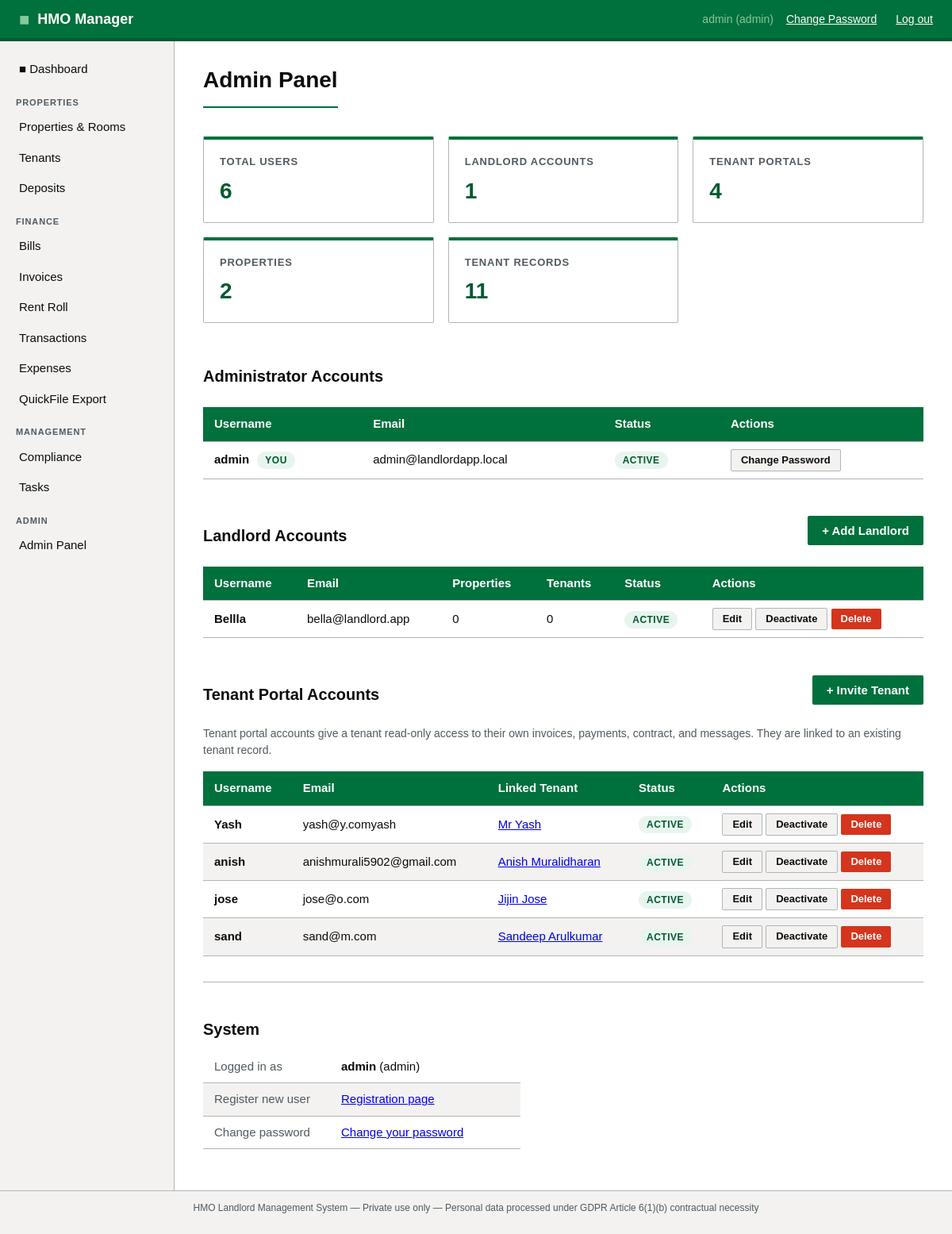
Page /admin/ (signed in) on the committed database.
### app/models.py (models this page shows, shortened)
class User(UserMixin, db.Model):
    __tablename__ = 'users'
    id = db.Column(db.Integer, primary_key=True)
    username = db.Column(db.String(64), unique=True, nullable=False)
    email = db.Column(db.String(120), unique=True, nullable=False)
    password_hash = db.Column(db.String(256), nullable=False)
    role = db.Column(db.String(20), default='landlord')  # admin / landlord / tenant
    is_active = db.Column(db.Boolean, default=True)
    created_at = db.Column(db.DateTime, default=datetime.utcnow)
    properties = db.relationship('Property', backref='owner', lazy='dynamic')
    tenants = db.relationship('Tenant', backref='landlord', lazy='dynamic',
                               foreign_keys='Tenant.user_id')

class Tenant(db.Model):
    __tablename__ = 'tenants'
    id = db.Column(db.Integer, primary_key=True)
    user_id = db.Column(db.Integer, db.ForeignKey('users.id'), nullable=False)
    portal_user_id = db.Column(db.Integer, db.ForeignKey('users.id'), nullable=True)
    first_name = db.Column(db.String(100), nullable=False)
    last_name = db.Column(db.String(100), nullable=False)
    email = db.Column(db.String(120))
    phone = db.Column(db.String(30))
    date_of_birth = db.Column(db.Date)
    nationality = db.Column(db.String(100))
    student_status = db.Column(db.String(20))  # Student / Non-student
    student_id = db.Column(db.String(50))
    university = db.Column(db.String(200))
    course_title = db.Column(db.String(200))
    council_tax_ref = db.Column(db.String(100))
    council_tax_number = db.Column(db.String(100))
    right_to_rent_ref = db.Column(db.String(100))
    home_address = db.Column(db.Text)
    home_country = db.Column(db.String(100))
    invoice_account_number = db.Column(db.String(50))
    is_active = db.Column(db.Boolean, default=True)
    has_left = db.Column(db.Boolean, default=False)
    council_informed_in = db.Column(db.Date)
    council_informed_left = db.Column(db.Date)
    rent_balance = db.Column(db.Numeric(10, 2), default=0.00)
    bill_balance = db.Column(db.Numeric(10, 2), default=0.00)
    gdpr_consent = db.Column(db.Boolean, default=False)
    gdpr_consent_date = db.Column(db.DateTime)
    created_at = db.Column(db.DateTime, default=datetime.utcnow)
    contracts = db.relationship('TenantContract', backref='tenant', lazy='dynamic',
                                 foreign_keys='TenantContract.tenant_id')
    deposits = db.relationship('Deposit', backref='tenant', lazy='dynamic')
    transactions = db.relationship('Transaction', backref='tenant', lazy='dynamic')
    tasks = db.relationship('Task', backref='tenant', lazy='dynamic')
    @property
    def full_name(self):
        return f'{self.first_name} {self.last_name}'

### app/admin/routes.py (the view)
@admin_bp.route('/')
@login_required
@landlord_required
@admin_required
def index():
    users     = User.query.order_by(User.role, User.username).all()
    landlords = [u for u in users if u.role == 'landlord']
    admins    = [u for u in users if u.role == 'admin']
    tenants   = [u for u in users if u.role == 'tenant']
    for u in landlords:
        u.property_count = Property.query.filter_by(user_id=u.id).count()
        u.tenant_count   = Tenant.query.filter_by(user_id=u.id).count()
    for u in tenants:
        u.linked_tenant = Tenant.query.filter_by(portal_user_id=u.id).first()
    stats = {
        'total_users':     len(users),
        'total_landlords': len(landlords),
        'total_admins':    len(admins),
        'total_tenants':   len(tenants),
        'total_properties': Property.query.count(),
        'total_tenants_db': Tenant.query.count(),
    }
    return render_template('admin/index.html',
                           landlords=landlords,
                           admins=admins,
                           tenant_users=tenants,
                           stats=stats)

### app/templates/admin/index.html (shortened to what this page needs)
{% extends "base.html" %}
{% block content %}
<div class="flex-between mb-2">
    <h1>Admin Panel</h1>
</div>
<div class="card-grid" style="margin-bottom:28px;">
    <div class="card">
        <div class="card-title">Total Users</div>
        <div class="card-value">{{ stats.total_users }}</div>
    </div>
    <div class="card">
        <div class="card-title">Landlord Accounts</div>
        <div class="card-value">{{ stats.total_landlords }}</div>
    </div>
    <div class="card">
        <div class="card-title">Tenant Portals</div>
        <div class="card-value">{{ stats.total_tenants }}</div>
    </div>
    <div class="card">
        <div class="card-title">Properties</div>
        <div class="card-value">{{ stats.total_properties }}</div>
    </div>
    <div class="card">
        <div class="card-title">Tenant Records</div>
        <div class="card-value">{{ stats.total_tenants_db }}</div>
    </div>
</div>
<div class="flex-between" style="margin-bottom:12px;">
    <h2>Administrator Accounts</h2>
</div>
<table style="margin-bottom:32px;">
    <thead>
        <tr>
            <th>Username</th>
            <th>Email</th>
            <th>Status</th>
            <th>Actions</th>
        </tr>
    </thead>
    <tbody>
        {% for user in admins %}
        <tr>
            <td><strong>{{ user.username }}</strong>
                {% if user.id == current_user.id %}
                    <span class="badge badge-green" style="margin-left:6px;">
                        You
                    </span>
                {% endif %}
            </td>
            <td>{{ user.email }}</td>
            <td>
                {% if user.is_active %}
                    <span class="badge badge-green">Active</span>
                {% else %}
                    <span class="badge badge-grey">Inactive</span>
                {% endif %}
            </td>
            <td>
                {% if user.id != current_user.id %}
                <a href="{{ url_for('admin.edit_user', user_id=user.id) }}"
                   class="btn btn-secondary btn-sm">Edit</a>
                {% else %}
                <a href="{{ url_for('auth.change_password') }}"
                   class="btn btn-secondary btn-sm">Change Password</a>
                {% endif %}
            </td>
        </tr>
        {% endfor %}
    </tbody>
</table>
<div class="flex-between" style="margin-bottom:12px;">
    <h2>Landlord Accounts</h2>
    <a href="{{ url_for('admin.add_landlord') }}" class="btn btn-primary">
        + Add Landlord
    </a>
</div>
{% if landlords %}
<table style="margin-bottom:32px;">
    <thead>
        <tr>
            <th>Username</th>
            <th>Email</th>
            <th>Properties</th>
            <th>Tenants</th>
            <th>Status</th>
            <th>Actions</th>
        </tr>
    </thead>
    <tbody>
        {% for user in landlords %}
        <tr>
            <td><strong>{{ user.username }}</strong></td>
            <td>{{ user.email }}</td>
            <td>{{ user.property_count }}</td>
            <td>{{ user.tenant_count }}</td>
            <td>
                {% if user.is_active %}
                    <span class="badge badge-green">Active</span>
                {% else %}
                    <span class="badge badge-grey">Inactive</span>
                {% endif %}
            </td>
            <td>
                <a href="{{ url_for('admin.edit_user', user_id=user.id) }}"
                   class="btn btn-secondary btn-sm">Edit</a>
                <form method="POST"
                      action="{{ url_for('admin.toggle_user', user_id=user.id) }}"
                      style="display:inline;">
                    <button type="submit" class="btn btn-secondary btn-sm">
                        {{ 'Deactivate' if user.is_active else 'Activate' }}
                    </button>
                </form>
                <form method="POST"
                      action="{{ url_for('admin.delete_user', user_id=user.id) }}"
                      style="display:inline;"
                      onsubmit="return confirm(
                          'Delete {{ user.username }}? This cannot be undone.');">
                    <button type="submit" class="btn btn-danger btn-sm">Delete</button>
                </form>
            </td>
        </tr>
        {% endfor %}
    </tbody>
</table>
{% endif %}
<div class="flex-between" style="margin-bottom:12px;">
    <h2>Tenant Portal Accounts</h2>
    <a href="{{ url_for('admin.invite_tenant') }}" class="btn btn-primary">
        + Invite Tenant
    </a>
</div>
<p class="text-muted" style="font-size:14px; margin-bottom:16px;">
    Tenant portal accounts give a tenant read-only access to their own
    invoices, payments, contract, and messages.
    They are linked to an existing tenant record.
</p>
{% if tenant_users %}
<table style="margin-bottom:32px;">
    <thead>
        <tr>
            <th>Username</th>
            <th>Email</th>
            <th>Linked Tenant</th>
            <th>Status</th>
            <th>Actions</th>
        </tr>
    </thead>
    <tbody>
        {% for user in tenant_users %}
        <tr>
            <td><strong>{{ user.username }}</strong></td>
            <td>{{ user.email }}</td>
            <td>
                {% if user.linked_tenant %}
                    <a href="{{ url_for('tenants.view',
                               tenant_id=user.linked_tenant.id) }}">
                        {{ user.linked_tenant.full_name }}
                    </a>
                {% else %}
                    <span class="badge badge-red">Unlinked</span>
                {% endif %}
            </td>
            <td>
                {% if user.is_active %}
                    <span class="badge badge-green">Active</span>
                {% else %}
                    <span class="badge badge-grey">Inactive</span>
                {% endif %}
            </td>
            <td>
                <a href="{{ url_for('admin.edit_user', user_id=user.id) }}"
                   class="btn btn-secondary btn-sm">Edit</a>
                <form method="POST"
                      action="{{ url_for('admin.toggle_user', user_id=user.id) }}"
                      style="display:inline;">
                    <button type="submit" class="btn btn-secondary btn-sm">
                        {{ 'Deactivate' if user.is_active else 'Activate' }}
                    </button>
                </form>
                <form method="POST"
                      action="{{ url_for('admin.delete_user', user_id=user.id) }}"
                      style="display:inline;"
                      onsubmit="return confirm('Delete this portal account?');">
                    <button type="submit" class="btn btn-danger btn-sm">Delete</button>
                </form>
            </td>
        </tr>
        {% endfor %}
    </tbody>
</table>
{% endif %}
<div style="margin-top:32px; border-top:1px solid var(--border); padding-top:20px;">
    <h2>System</h2>
    <table style="max-width:400px;">
        <tr>
            <td style="color:var(--text-secondary); width:160px;">Logged in as</td>
            <td><strong>{{ current_user.username }}</strong> ({{ current_user.role }})</td>
        </tr>
        <tr>
            <td style="color:var(--text-secondary);">Register new user</td>
            <td>
                <a href="{{ url_for('auth.register') }}">Registration page</a>
            </td>
        </tr>
        <tr>
            <td style="color:var(--text-secondary);">Change password</td>
            <td>
                <a href="{{ url_for('auth.change_password') }}">
                    Change your password
                </a>
            </td>
        </tr>
    </table>
</div>
{% endblock %}

### app/templates/base.html (shortened to what this page needs)
<!DOCTYPE html>
<html lang="en">
<head>
    <link rel="stylesheet" href="{{ url_for('static', filename='css/main.css') }}">
</head>
<body>
<header class="site-header">
    <div class="header-inner">
        <div class="logo">
            <span class="logo-mark">&#9632;</span>
            <span class="logo-text">HMO Manager</span>
        </div>
        {% if current_user.is_authenticated %}
        <nav class="header-nav">
            {% if current_user.role == 'tenant' %}
            <span class="user-info">&#128100; {{ current_user.username }}</span>
            {% else %}
            <span class="user-info">{{ current_user.username }} ({{ current_user.role }})</span>
            {% endif %}
            <a href="{{ url_for('auth.change_password') }}" class="btn-link" style="margin-right:8px;">Change Password</a>
            <a href="{{ url_for('auth.logout') }}" class="btn-link">Log out</a>
        </nav>
        {% endif %}
    </div>
</header>
<div class="layout">
    {% if current_user.is_authenticated %}
    <aside class="sidebar">
        <nav class="sidebar-nav">
            <ul>
            {% if current_user.role == 'tenant' %}
                <li><a href="{{ url_for('portal.index') }}" class="nav-link">&#9632; My Home</a></li>
                <li class="nav-section">My Tenancy</li>
                <li><a href="{{ url_for('portal.profile') }}" class="nav-link">My Details</a></li>
                <li><a href="{{ url_for('portal.contracts') }}" class="nav-link">My Contracts</a></li>
                <li class="nav-section">Finance</li>
                <li><a href="{{ url_for('portal.rent_roll') }}" class="nav-link">My Account</a></li>
                <li><a href="{{ url_for('portal.invoices') }}" class="nav-link">My Invoices</a></li>
                <li class="nav-section">Requests</li>
                <li><a href="{{ url_for('portal.tasks') }}" class="nav-link">My Requests</a></li>
                <li><a href="{{ url_for('portal.add_task') }}" class="nav-link">+ New Request</a></li>
            {% else %}
                <li><a href="{{ url_for('dashboard.index') }}" class="nav-link">&#9632; Dashboard</a></li>
                <li class="nav-section">Properties</li>
                <li><a href="{{ url_for('properties.index') }}" class="nav-link">Properties &amp; Rooms</a></li>
                <li><a href="{{ url_for('tenants.index') }}" class="nav-link">Tenants</a></li>
                <li><a href="{{ url_for('deposits.index') }}" class="nav-link">Deposits</a></li>
                <li class="nav-section">Finance</li>
                <li><a href="{{ url_for('bills.index') }}" class="nav-link">Bills</a></li>
                <li><a href="{{ url_for('invoices.index') }}" class="nav-link">Invoices</a></li>
                <li><a href="{{ url_for('invoices.rent_roll') }}" class="nav-link">Rent Roll</a></li>
                <li><a href="{{ url_for('transactions.index') }}" class="nav-link">Transactions</a></li>
                <li><a href="{{ url_for('expenses.index') }}" class="nav-link">Expenses</a></li>
                <li><a href="{{ url_for('reports.index') }}" class="nav-link">QuickFile Export</a></li>
                <li class="nav-section">Management</li>
                <li><a href="{{ url_for('compliance.index') }}" class="nav-link">Compliance</a></li>
                <li><a href="{{ url_for('tasks.index') }}" class="nav-link">Tasks</a></li>
                {% if current_user.role == 'admin' %}
                <li class="nav-section">Admin</li>
                <li><a href="{{ url_for('admin.index') }}" class="nav-link">Admin Panel</a></li>
                {% endif %}
            {% endif %}
            </ul>
        </nav>
    </aside>
    {% endif %}
    <main class="main-content">
        {% block content %}{% endblock %}
    </main>
</div>
<footer class="site-footer">
    <p>HMO Landlord Management System &mdash; Private use only &mdash;
    Personal data processed under GDPR Article 6(1)(b) contractual necessity</p>
</footer>
</body>
</html>

### rows in the picture
User: username "admin", role "admin", shows "YOU", email "admin@landlordapp.local", is_active "ACTIVE"
User: username "Bellla", email "bella@landlord.app", property_count "0", tenant_count "0", shows "ACTIVE", is_active "Deactivate"
User: username "Yash", email "yash@y.comyash", linked_tenant.full_name "Mr Yash", shows "ACTIVE", is_active "Deactivate"
User: username "anish", email "anishmurali5902@gmail.com", linked_tenant.full_name "Anish Muralidharan", shows "ACTIVE", is_active "Deactivate"
User: username "jose", email "jose@o.com", linked_tenant.full_name "Jijin Jose", shows "ACTIVE", is_active "Deactivate"
User: username "sand", email "sand@m.com", linked_tenant.full_name "Sandeep Arulkumar", shows "ACTIVE", is_active "Deactivate"

### other values in the picture
{{ stats.total_users }} "6"
{{ stats.total_landlords }} "1"
{{ stats.total_tenants }} "4"
{{ stats.total_properties }} "2"
{{ stats.total_tenants_db }} "11"
